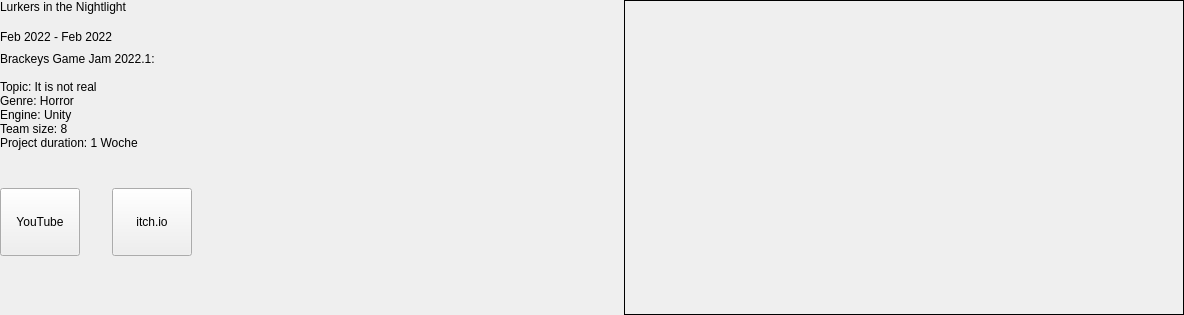
       <widget class="QWidget" name="contentWidget_6" native="true">
        <layout class="QHBoxLayout" name="horizontalLayout_7" stretch="1,0">
         <property name="spacing">
          <number>64</number>
         </property>
         <property name="leftMargin">
          <number>0</number>
         </property>
         <property name="topMargin">
          <number>0</number>
         </property>
         <property name="rightMargin">
          <number>0</number>
         </property>
         <property name="bottomMargin">
          <number>0</number>
         </property>
         <item>
          <widget class="QWidget" name="projectWidget_6" native="true">
           <property name="minimumSize">
            <size>
             <width>560</width>
             <height>0</height>
            </size>
           </property>
           <layout class="QVBoxLayout" name="verticalLayout_20">
            <property name="spacing">
             <number>16</number>
            </property>
            <property name="leftMargin">
             <number>0</number>
            </property>
            <property name="topMargin">
             <number>0</number>
            </property>
            <property name="rightMargin">
             <number>0</number>
            </property>
            <property name="bottomMargin">
             <number>0</number>
            </property>
            <item>
             <widget class="QLabel" name="projectNameLabel_6">
              <property name="text">
               <string>Lurkers in the Nightlight</string>
              </property>
              <property name="alignment">
               <set>Qt::AlignLeading|Qt::AlignLeft|Qt::AlignTop</set>
              </property>
              <property name="styleType" stdset="0">
               <string>projectName</string>
              </property>
             </widget>
            </item>
            <item>
             <widget class="QWidget" name="textWidget_6" native="true">
              <layout class="QVBoxLayout" name="verticalLayout_21">
               <property name="spacing">
                <number>8</number>
               </property>
               <property name="leftMargin">
                <number>0</number>
               </property>
               <property name="topMargin">
                <number>0</number>
               </property>
               <property name="rightMargin">
                <number>0</number>
               </property>
               <property name="bottomMargin">
                <number>0</number>
               </property>
               <item>
                <widget class="QLabel" name="dateLabel_6">
                 <property name="text">
                  <string>Feb 2022 - Feb 2022</string>
                 </property>
                 <property name="styleType" stdset="0">
                  <string>projectDate</string>
                 </property>
                </widget>
               </item>
               <item>
                <widget class="QLabel" name="projectDescribtionLabel_6">
                 <property name="text">
                  <string>&lt;html&gt;&lt;head/&gt;&lt;body&gt;&lt;p&gt;Brackeys Game Jam 2022.1:&lt;br/&gt;&lt;br/&gt;Topic: It is not real&lt;br/&gt;Genre: Horror&lt;br/&gt;Engine: Unity&lt;br/&gt;Team size: 8&lt;br/&gt;Project duration: 1 Woche&lt;br/&gt;&lt;/p&gt;&lt;/body&gt;&lt;/html&gt;</string>
                 </property>
                 <property name="wordWrap">
                  <bool>true</bool>
                 </property>
                 <property name="styleType" stdset="0">
                  <string>projectDescribtion</string>
                 </property>
                </widget>
               </item>
              </layout>
             </widget>
            </item>
            <item>
             <widget class="QWidget" name="buttonWidget_6" native="true">
              <layout class="QHBoxLayout" name="horizontalLayout_12">
               <property name="spacing">
                <number>32</number>
               </property>
               <property name="leftMargin">
                <number>0</number>
               </property>
               <property name="topMargin">
                <number>8</number>
               </property>
               <property name="rightMargin">
                <number>0</number>
               </property>
               <property name="bottomMargin">
                <number>0</number>
               </property>
               <item>
                <widget class="QPushButton" name="pushButton_6_1">
                 <property name="minimumSize">
                  <size>
                   <width>0</width>
                   <height>68</height>
                  </size>
                 </property>
                 <property name="text">
                  <string>YouTube</string>
                 </property>
                 <property name="moving" stdset="0">
                  <bool>false</bool>
                 </property>
                </widget>
               </item>
               <item>
                <widget class="QPushButton" name="pushButton_6_2">
                 <property name="minimumSize">
                  <size>
                   <width>0</width>
                   <height>68</height>
                  </size>
                 </property>
                 <property name="text">
                  <string>itch.io</string>
                 </property>
                 <property name="moving" stdset="0">
                  <bool>false</bool>
                 </property>
                </widget>
               </item>
               <item>
                <spacer name="horizontalSpacer_8">
                 <property name="orientation">
                  <enum>Qt::Horizontal</enum>
                 </property>
                 <property name="sizeHint" stdset="0">
                  <size>
                   <width>40</width>
                   <height>20</height>
                  </size>
                 </property>
                </spacer>
               </item>
              </layout>
             </widget>
            </item>
            <item>
             <spacer name="verticalSpacer_8">
              <property name="orientation">
               <enum>Qt::Vertical</enum>
              </property>
              <property name="sizeHint" stdset="0">
               <size>
                <width>20</width>
                <height>0</height>
               </size>
              </property>
             </spacer>
            </item>
           </layout>
          </widget>
         </item>
         <item>
          <widget class="QWidget" name="projectPictureLabel_7" native="true">
           <property name="minimumSize">
            <size>
             <width>560</width>
             <height>315</height>
            </size>
           </property>
           <layout class="QVBoxLayout" name="verticalLayout_22">
            <property name="spacing">
             <number>0</number>
            </property>
            <property name="leftMargin">
             <number>0</number>
            </property>
            <property name="topMargin">
             <number>0</number>
            </property>
            <property name="rightMargin">
             <number>0</number>
            </property>
            <property name="bottomMargin">
             <number>0</number>
            </property>
            <item>
             <widget class="QLabel" name="pictureLabel_6">
              <property name="minimumSize">
               <size>
                <width>560</width>
                <height>315</height>
               </size>
              </property>
              <property name="maximumSize">
               <size>
                <width>560</width>
                <height>315</height>
               </size>
              </property>
              <property name="frameShape">
               <enum>QFrame::Box</enum>
              </property>
              <property name="text">
               <string/>
              </property>
              <property name="alignment">
               <set>Qt::AlignCenter</set>
              </property>
             </widget>
            </item>
            <item>
             <spacer name="verticalSpacer_13">
              <property name="orientation">
               <enum>Qt::Vertical</enum>
              </property>
              <property name="sizeHint" stdset="0">
               <size>
                <width>20</width>
                <height>0</height>
               </size>
              </property>
             </spacer>
            </item>
           </layout>
          </widget>
         </item>
        </layout>
       </widget>
